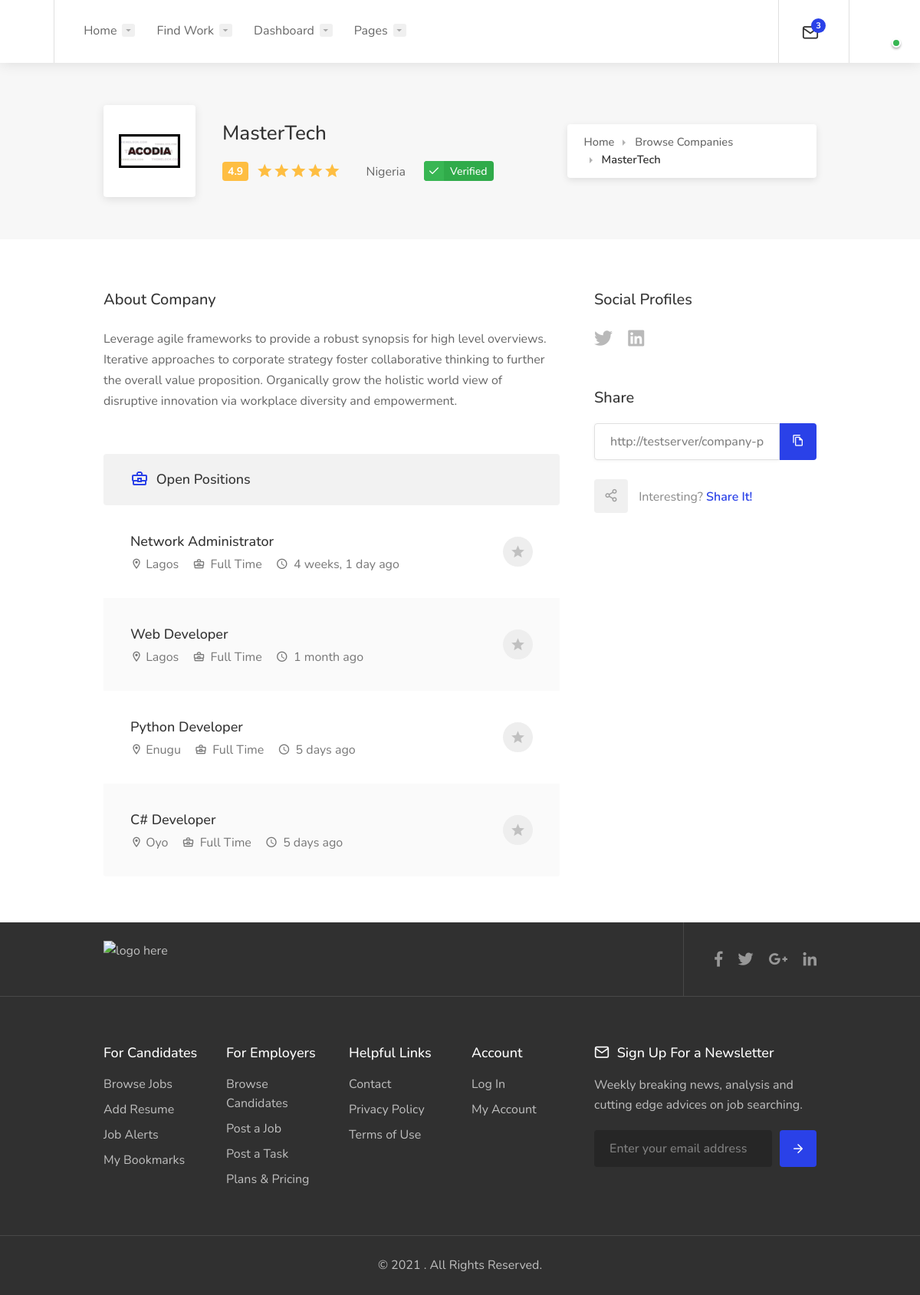
Page /company-profile/6/ (signed in) on the committed database.
### techjobi/models.py (models this page shows)
class Company(models.Model):
    user = models.OneToOneField(User, null=True, on_delete=CASCADE)
    username = models.CharField(max_length=255, blank=True)
    first_name = models.CharField(max_length=255, blank=True)
    last_name = models.CharField(max_length=255, blank=True)
    email = models.EmailField(max_length=254, blank=True)
    company_email = models.CharField(max_length=255, blank=True)
    account_type = models.CharField(max_length=255, blank=True)
    company_name = models.CharField(max_length=255, blank=True)
    country = models.CharField(max_length=255, blank=True)
    location = models.CharField(max_length=255, blank=True)
    company_description = models.TextField( blank=True)
    file_upload = models.FileField(blank=True)
    entry_date = models.DateField(auto_now_add=True )
    update_date = models.DateField(auto_now=True)
    class Meta:
        db_table = 'company'

class JobPost(models.Model):
    job_title = models.CharField(max_length=255, blank=True)
    job_type_choices = [
        ('Full Time', 'Full Time'),
        ('Part Time', 'Part Time'),
        ('Temporary', 'Temporary'),
    ]
    job_type = models.CharField(
        max_length=50,
        choices=job_type_choices
    )
    job_category_choices = [
        ('Hardware', 'Hardware'),
        ('Software/Web Development', 'Software/Web Development'),
        ('Data Science', 'Data Science'),
        ('Product Development-digital banking', 'Product development-digital banking'),
        ('Process ', 'Process'),
        ('Support specialist', 'Support specialist'),
    ]
    job_category = models.CharField(
        max_length=100,
        choices=job_category_choices
    )
    company_name = models.CharField(max_length=255, blank=True)
    location = models.CharField(max_length=255, blank=True)
    salary1 = models.FloatField(blank=True)
    salary2 = models.FloatField(blank=True)
    tags = models.CharField(max_length=255, blank=True)
    job_description = models.TextField( blank=True)
    file_upload = models.FileField(blank=True)
    status_choices = [
        ('Approved', 'Approved'),
        ('Expired', 'Expired'),
    ]
    status = models.CharField(
        max_length=50,
        default= 'Pending Approval',
        blank=True,
        choices=status_choices
    )
    deadline = models.DateField(null=True, blank=True )
    entry_date = models.DateField(auto_now_add=True )
    update_date = models.DateField(auto_now=True)
    class Meta:
        db_table = 'post'

### techjobi/views.py (the view)
# urls.py: path('company-profile/<str:pk>/', views.company_profile, name='company_profile'),
@login_required(login_url ='index')
def company_profile(request, pk):
    viewer = request.user
    count = Profile.objects.get(username='Obiora')
    company_view = count.company_view
    count.company_view = count.company_view + 1
    count.save()
    company_details = Company.objects.get(id = pk)
    company_name = company_details.company_name
    posts = JobPost.objects.filter(company_name = company_name)
    form = PostForm(instance = company_details)
    context = {"company_details":company_details, "today":today, "posts":posts }
    return render(request, 'job/single-company-profile.html', context)

### techjobi/templates/job/single-company-profile.html (shortened to what this page needs)
{% extends "base/base.html" %}
{% load static %}
		{% block header %}
		{% include "base/header.html" %}
		{% endblock %}
		{% block content %}
<div class="single-page-header" data-background-image="images/single-company.jpg">
	<div class="container">
		<div class="row">
			<div class="col-md-12">
				<div class="single-page-header-inner">
					<div class="left-side">
						<div class="header-image"><img src="images/browse-companies-03.png" alt=""></div>
						<div class="header-details">
							<h3>{{company_details.company_name}} </h3>
							<ul>
								<li><div class="star-rating" data-rating="4.9"></div></li>
								<li><img class="flag" src="images/flags/de.svg" alt=""> {{company_details.country}}</li>
								<li><div class="verified-badge-with-title">Verified</div></li>
							</ul>
						</div>
					</div>
					<div class="right-side">
						<nav id="breadcrumbs" class="white">
							<ul>
								<li><a href="#">Home</a></li>
								<li><a href="#">Browse Companies</a></li>
								<li>{{company_details.company_name}}</li>
							</ul>
						</nav>
					</div>
				</div>
			</div>
		</div>
	</div>
</div>
		<div class="container">
			<div class="row">
				<div class="col-xl-8 col-lg-8 content-right-offset">
					<div class="single-page-section">
						<h3 class="margin-bottom-25">About Company</h3>
						<p>{{company_details.company_description}}</p>
				</div>
					<div class="boxed-list margin-bottom-60">
						<div class="boxed-list-headline">
							<h3> Open Positions</h3>
						</div>
						<div class="listings-container compact-list-layout">
							{% for post in posts %}
							<a href="single-job-page.html" class="job-listing">
								<div class="job-listing-details">
									<div class="job-listing-description">
										<h3 class="job-listing-title">{{post.job_title}}</h3>
										<div class="job-listing-footer">
											<ul>
												<li><i class="icon-material-outline-location-on"></i> {{post.location}}</li>
												<li><i class="icon-material-outline-business-center"></i> {{post.job_type}}</li>
												<li><i class="icon-material-outline-access-time"></i> {{ post.entry_date|timesince:today }} ago </li>
											</ul>
										</div>
									</div>
								</div>
								<span class="bookmark-icon"></span>
							</a>
							{% endfor %}
						</div>
					</div>
				</div>
				<div class="col-xl-4 col-lg-4">
					<div class="sidebar-container">
						<div class="sidebar-widget">
							<h3>Social Profiles</h3>
							<div class="freelancer-socials margin-top-25">
								<ul>
									<li><a href="#" title="Twitter" data-tippy-placement="top"><i class="icon-brand-twitter"></i></a></li>
									<li><a href="#" title="Linkedin" data-tippy-placement="top"><i class="icon-brand-linkedin"></i></a></li>
								</ul>
							</div>
						</div>
						<div class="sidebar-widget">
							<h3>Share</h3>
							<div class="copy-url">
								<input id="copy-url" type="text" value="" class="with-border">
								<button class="copy-url-button ripple-effect" data-clipboard-target="#copy-url" title="Copy to Clipboard" data-tippy-placement="top"><i class="icon-material-outline-file-copy"></i></button>
							</div>
							<div class="share-buttons margin-top-25">
								<div class="share-buttons-trigger"><i class="icon-feather-share-2"></i></div>
								<div class="share-buttons-content">
									<span>Interesting? <strong>Share It!</strong></span>
								</div>
							</div>
						</div>
					</div>
				</div>
			</div>
		</div>
		{% endblock %}
	{% block footer %}
	{% include "base/footer.html" %}
	{% endblock %}

### techjobi/static/css/colors/blue.css (style rules this page uses)
a, .header-widget .log-in-button:hover i, .notification-text span.color, .header-notifications-content .notification-text span.color, ul.user-menu-small-nav li a:hover, ul.user-menu-small-nav li a:hover i, #navigation ul li:hover a:after, #navigation ul li a.current, #navigation ul li a.current:after, #navigation ul li:hover a, #breadcrumbs ul li a:hover, #breadcrumbs.white ul li a:hover, .single-page-header .header-details li a:hover, .blog-post-content h3 a:hover, #posts-nav li a:hover, .task-tags span, .freelancer-detail-item a:hover, .list-4 li:before, .list-3 li:before, .list-2 li:before, .list-1 li:before, .share-buttons-content span strong, .keyword, .banner-headline strong.color, .category-box-icon, .recommended .pricing-plan-label, .recommended .pricing-plan-label strong, .boxed-widget.summary li.total-costs span, .testimonial-box:before, .single-counter h3, .popup-tabs-nav li.active a, .dialog-with-tabs .forgot-password:hover, .dropdown-menu > li > a:hover, .dropdown-menu > .active > a, .dropdown-menu > .active > a:hover, .bootstrap-select .dropdown-menu li.selected a span.check-mark:before, .bootstrap-select .dropdown-menu li.selected:hover a span.check-mark:before, .boxed-list-headline h3 i, .boxed-list-item .item-details .detail-item a:hover, .job-overview .job-overview-inner ul li i, .dashboard-nav ul:before, .dashboard-nav ul li.active-submenu a i, .dashboard-nav ul li.active a i, .dashboard-nav ul li:hover a i, .dashboard-nav ul li.active-submenu a, .dashboard-nav ul li:hover a, .dashboard-nav ul li.active a, .dashboard-nav ul li.active-submenu a:after, .dashboard-nav ul li.active a:after, .dashboard-nav ul li:hover a:after, .dashboard-box .headline h3 i, .help-icon, .header-widget .log-in-button:hover, .header-widget .log-in-button:hover i { color:#2a41e8; }
#backtotop a, .header-notifications-trigger span, a.header-notifications-button, #navigation ul ul.dropdown-nav ul.dropdown-nav li:hover a:after, #navigation ul ul.dropdown-nav li:hover a:after, .mm-menu em.mm-counter, .language-switcher.bootstrap-select.btn-group.open button, .language-switcher.bootstrap-select.btn-group button:hover, .footer-links ul li a span:before, .newsletter button, .pagination ul li a.current-page, a.blog-post-info:hover, #posts-nav li a:hover span, .comment-by a.reply:hover, .contact-address-headline:after, .enable-filters-button span, .enable-filters-button i, .job-listing.with-apply-button:hover .list-apply-button, .letters-list a.current, span.button, button.button, input[type="button"], input[type="submit"], a.button, .list-1 li:before, mark.color, table.basic-table th, .copy-url .copy-url-button, .keyword-input-container .keyword-input-button, .tags-container input[type="checkbox"]:checked + label, input:checked + .switch-button, .radio input[type="radio"] + label .radio-label:after, .uploadButton .uploadButton-button:hover, .pricing-plan .button:hover, .pricing-plan.recommended .button, .pricing-plan .recommended-badge, .payment-tab-trigger > input:checked ~ label::after, .breathing-icon, .icon-box-check, .testimonial-author span, .qtyInc:hover, .qtyDec:hover, #sign-in-dialog .mfp-close:hover, #small-dialog-1 .mfp-close:hover, #small-dialog-2 .mfp-close:hover, #small-dialog-3 .mfp-close:hover, #small-dialog-4 .mfp-close:hover, #small-dialog .mfp-close:hover, .slider-selection, .cluster-visible, .marker-container, .custom-zoom-in:hover, .custom-zoom-out:hover, #geoLocation:hover, #streetView:hover, #scrollEnabling:hover, #scrollEnabling.enabled, a.apply-now-button, a.attachment-box:hover, .freelancer-indicators .indicator-bar span, .dashboard-nav ul li span.nav-tag, .dashboard-box .button.dark:not(.ico):hover, .messages-inbox ul li:before, .message-by h5 i, .message-bubble.me .message-text { background-color:#2a41e8; }
.transparent-header #navigation > ul li:hover ul li:hover a:after, .transparent-header #navigation > ul li:hover a:after, .transparent-header #navigation > ul li a.current:after, .compact-list-layout .job-listing:before, .tasks-list-container.compact-list .task-listing:before, .compact-list.freelancers-list-layout .freelancer:before, .accordion-header, .tabs-header, .intro-search-field .field-title, .category-box:hover, .photo-box:hover:before, .photo-box.small .photo-box-content span, .slick-prev:hover, .slick-next:hover, .bootstrap-select.btn-group .bs-actionsbox div button:hover { background:#2a41e8; }

### rows in the picture
Company: company_name "MasterTech", country "Nigeria", company_description "Leverage agile frameworks to provide a robust synopsis for high level overviews. Iterative approaches to corporate strategy foster collaborative thinking to further the overall value proposition. Organically grow the holistic world view of disruptive innovation via workplace diversity and empowerment."
JobPost: job_title "Network Administrator", location "Lagos", job_type "Full Time", entry_date "4 weeks, 1 day"
JobPost: job_title "Web Developer", location "Lagos", job_type "Full Time", entry_date "1 month"
JobPost: job_title "Python Developer", location "Enugu", job_type "Full Time", entry_date "5 days"
JobPost: job_title "C# Developer", location "Oyo", job_type "Full Time", entry_date "5 days"
